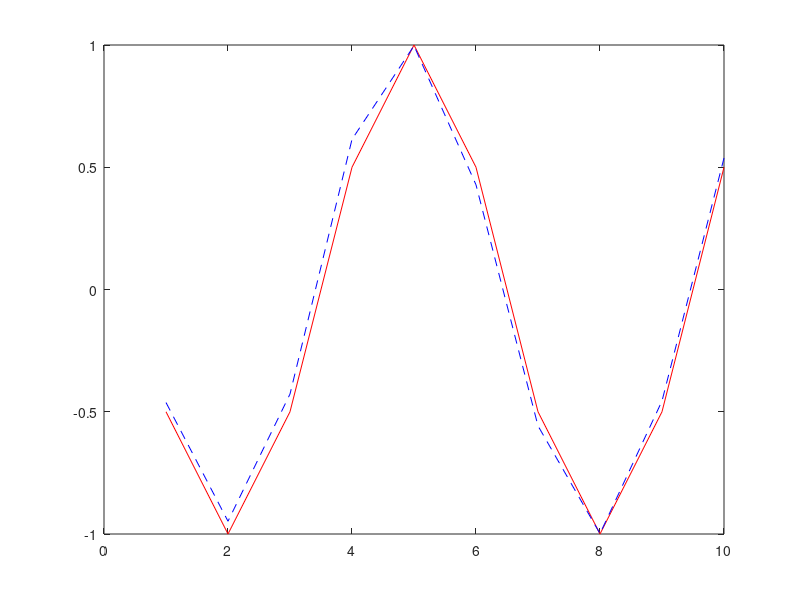

Reproduce this figure in MATLAB.
clear, clc, close all;

num_ite = 10;
num_taps = 3;
input = cos(pi/3*(1:num_ite+1))';
lambda = 0.98;
delta = 100;
w = [ 1 0 0]';
sd = delta*eye(num_taps);
pd = zeros(num_taps, 1);

x = zeros(num_taps, 1);
err_vec = zeros(num_ite, 1);
y = zeros(num_ite, 1);
for k = 1:num_ite 
   d = input(k+1);
   x = [input(k); x(1:end-1)]; 
   e = d - x'*w;
   phi = sd*x;
   
   sd = 1/lambda*(sd - (phi*phi')/(lambda + phi'*x));
   
   w = w + e*sd*x;
   
   y(k) = w'*x;
   err_vec(k) = d - y(k);
end

plot(input(2:end), 'r');
hold on;
plot(y, 'b--');